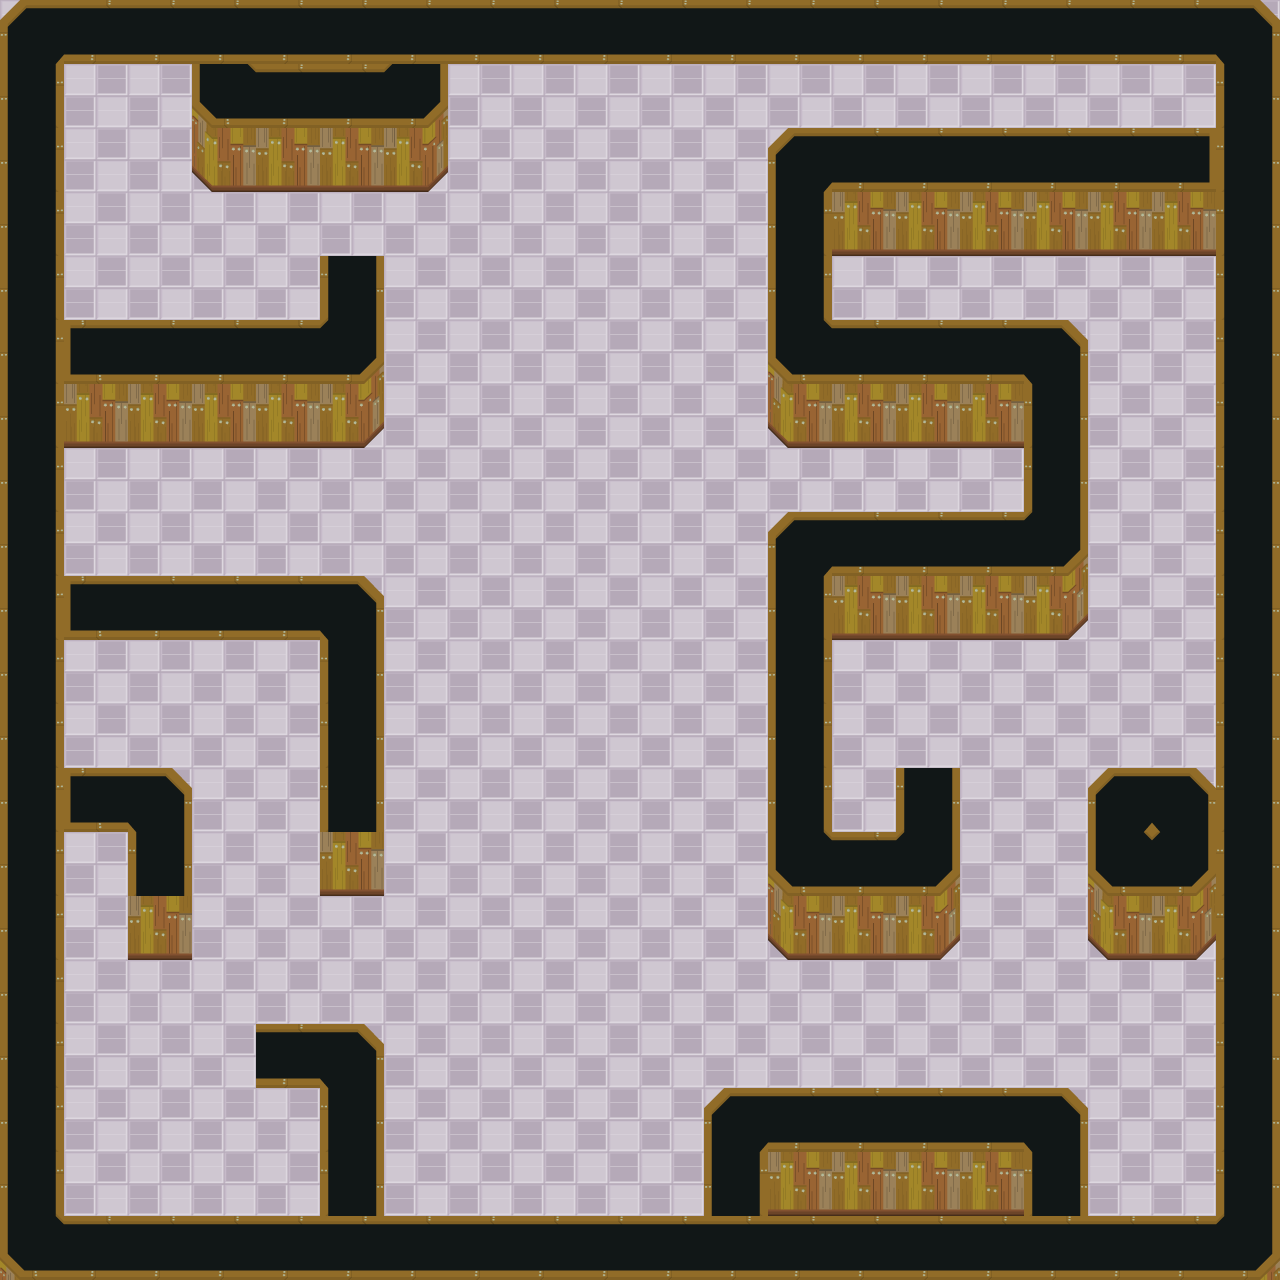

This is a level from a 2D game, rendered from its Tiled map with the project's own tilesets. A one-line summary and the map file follow, with tile-layer data summarised:
An orthogonal 20x20 tile map with 64x64 px tiles, 1 tile layer (Tile), 1 image layer.

<map version="1.0" orientation="orthogonal" renderorder="right-down" width="20" height="20" tilewidth="64" tileheight="64">
 <tileset firstgid="1" name="TileSetTeste" tilewidth="64" tileheight="64">
  <image source="TileSetTeste.png" width="192" height="448" />
 </tileset>
 <imagelayer name="BackImage">
  <image source="map3.png" />
 </imagelayer>
 <layer name="Tile" width="20" height="20">
  <data>[400 cells, 176 non-empty, 12 distinct tile ids]</data>
 </layer>
</map>
